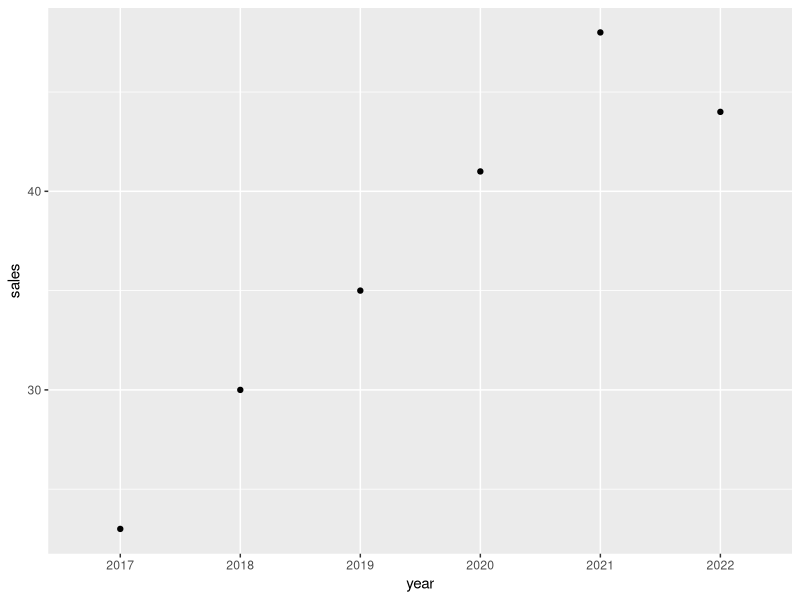
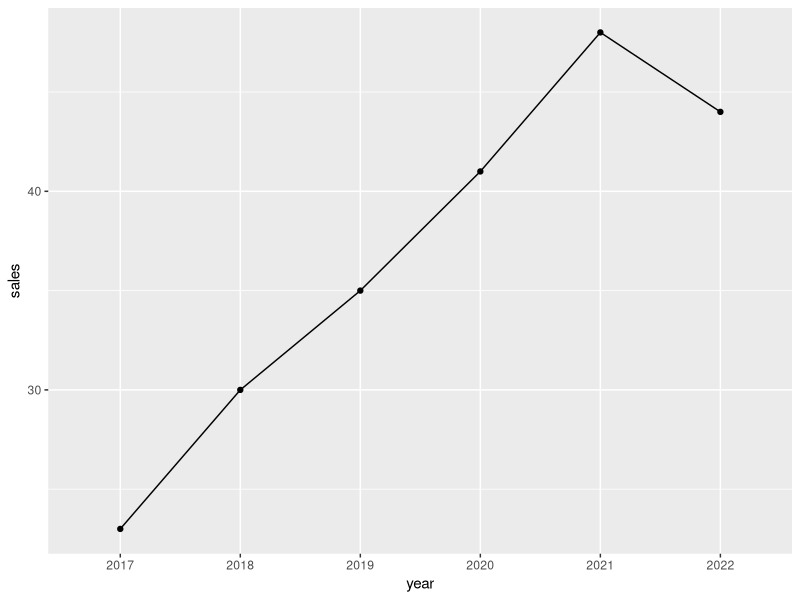

Source code (R) for these figures, in order:
# This error usually occurs when you attempt to create a
# line chart using ggplot2 but the x-axis variable is a factor,
# which can cause issues when connecting the points in the plot.

# How to Reproduce the Error
# create data frame
df <- data.frame(year=factor(c(2017, 2018, 2019, 2020, 2021, 2022)),
                 sales=c(23, 30, 35, 41, 48, 44))

# view data frame
df

library(ggplot2)

# attempt to create line chart
ggplot(df, aes(year, sales)) +
  geom_point() +
  geom_line()

# A scatterplot is produced instead of a line plot because the
# x-axis variable (year) is a factor.

# How to Fix the Error
library(ggplot2)

# create line chart
ggplot(df, aes(year, sales, group=1)) +
  geom_point() +
  geom_line()
